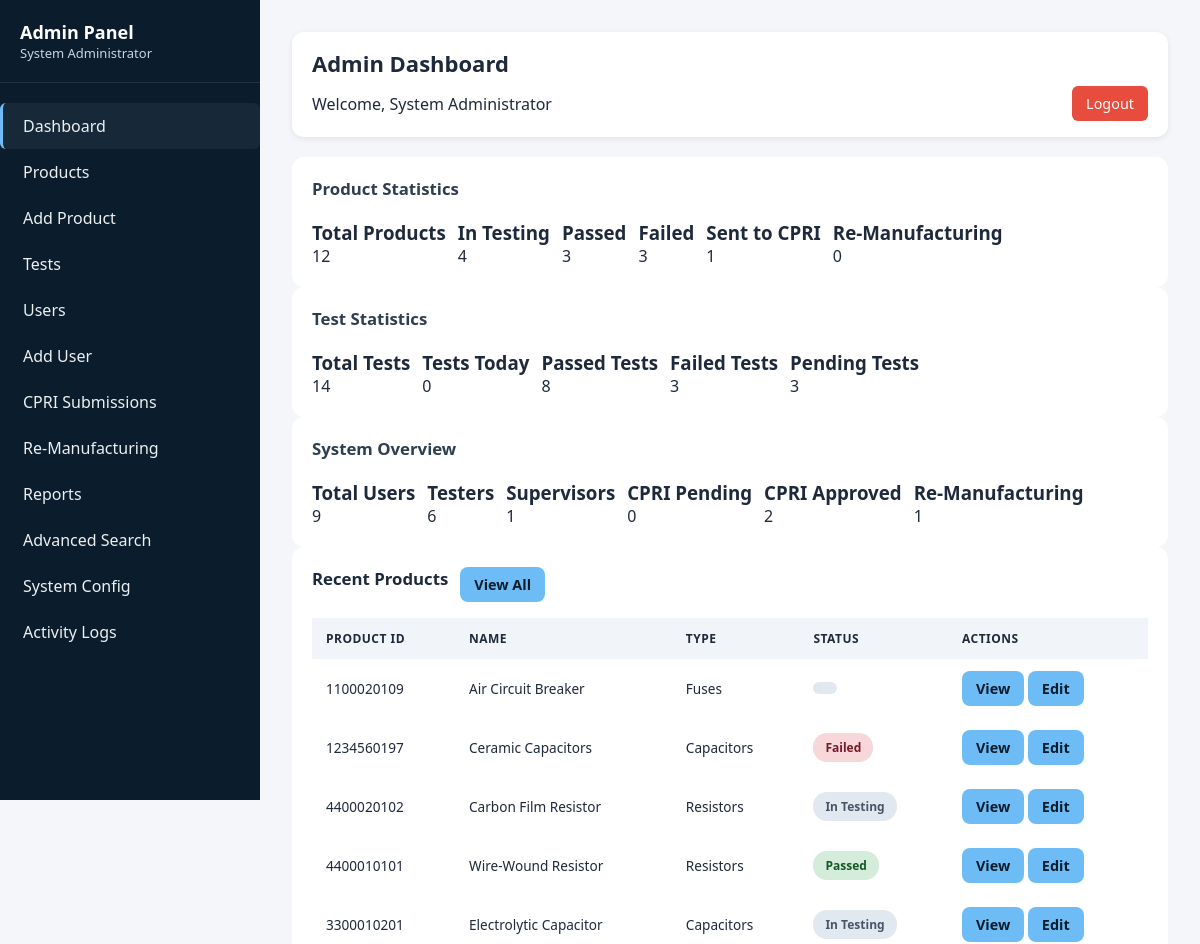
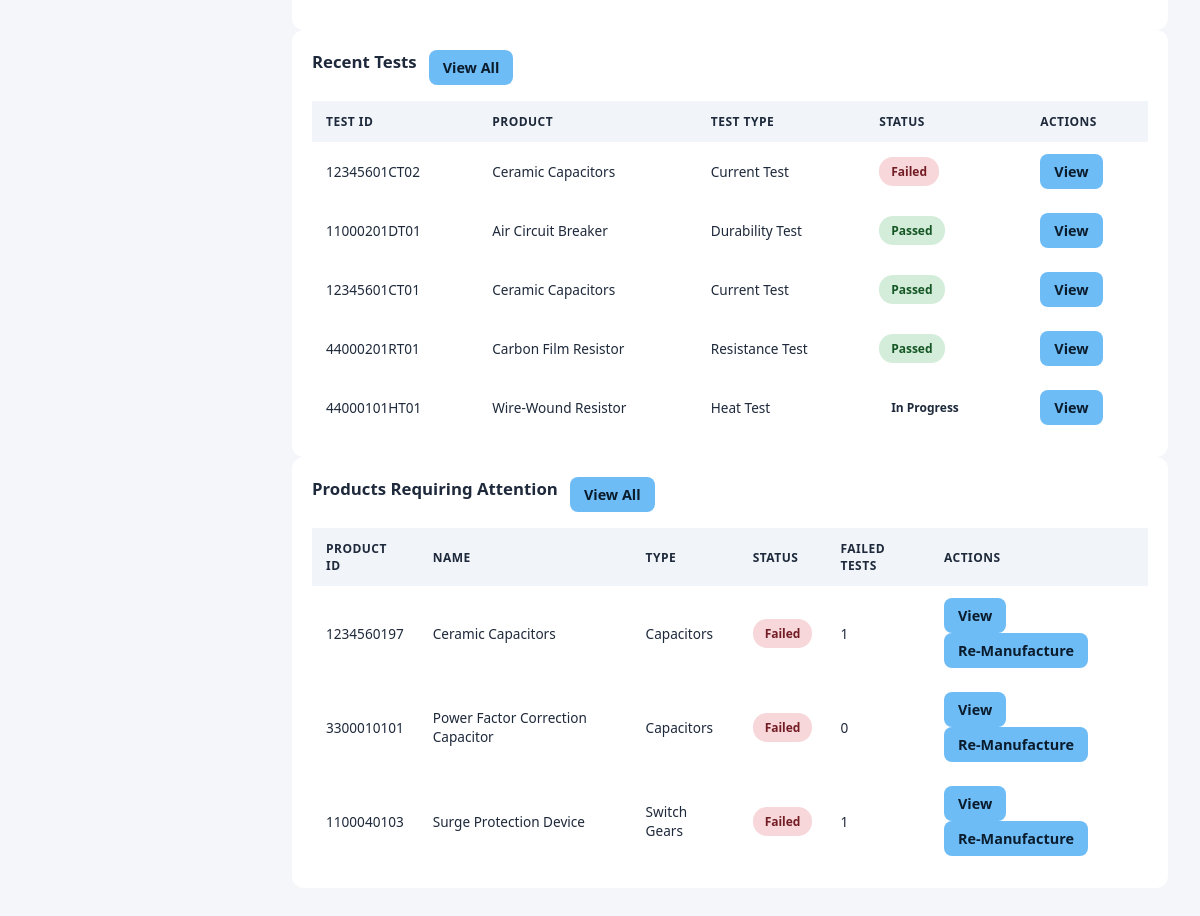
The page /backend/admin/index.php (signed in) on the database its author committed (2 pictures, top to bottom).
### tables this page shows
CREATE TABLE `products` (
  `product_id` varchar(10) NOT NULL,
  `product_type_id` int(11) NOT NULL,
  `product_name` varchar(150) NOT NULL,
  `product_code` varchar(6) NOT NULL,
  `revision_number` varchar(2) NOT NULL,
  `manufacturing_number` varchar(2) NOT NULL,
  `batch_number` varchar(50) DEFAULT NULL,
  `manufacturing_date` date NOT NULL,
  `quantity` int(11) DEFAULT 1,
  `specifications` text DEFAULT NULL,
  `current_status` enum('In Testing','Passed','Failed','Re-Manufacturing','Sent to CPRI') DEFAULT 'In Testing',
  `cpri_submission_date` date DEFAULT NULL,
  `remarks` text DEFAULT NULL,
  `created_by` int(11) NOT NULL,
  `created_at` timestamp NOT NULL DEFAULT current_timestamp(),
  `updated_at` timestamp NOT NULL DEFAULT current_timestamp() ON UPDATE current_timestamp()
);

CREATE TABLE `product_types` (
  `product_type_id` int(11) NOT NULL,
  `product_type_code` varchar(10) NOT NULL,
  `product_type_name` varchar(100) NOT NULL,
  `description` text DEFAULT NULL,
  `is_active` tinyint(1) DEFAULT 1,
  `created_at` timestamp NOT NULL DEFAULT current_timestamp()
);

CREATE TABLE `tests` (
  `test_id` varchar(12) NOT NULL,
  `product_id` varchar(10) NOT NULL,
  `test_type_id` int(11) NOT NULL,
  `product_code` varchar(6) NOT NULL,
  `revision_number` varchar(2) NOT NULL,
  `testing_code` varchar(2) NOT NULL,
  `roll_number` varchar(2) NOT NULL,
  `test_date` date NOT NULL,
  `test_time` time NOT NULL,
  `tester_id` int(11) NOT NULL,
  `test_status` enum('Pending','In Progress','Passed','Failed') DEFAULT 'Pending',
  `observed_results` text DEFAULT NULL,
  `test_criteria_met` tinyint(1) DEFAULT NULL,
  `test_remarks` text DEFAULT NULL,
  `failure_reason` text DEFAULT NULL,
  `retest_required` tinyint(1) DEFAULT 0,
  `retest_count` int(11) DEFAULT 0,
  `approved_by` int(11) DEFAULT NULL,
  `approval_date` timestamp NULL DEFAULT NULL,
  `created_at` timestamp NOT NULL DEFAULT current_timestamp(),
  `updated_at` timestamp NOT NULL DEFAULT current_timestamp() ON UPDATE current_timestamp()
);

CREATE TABLE `test_types` (
  `test_type_id` int(11) NOT NULL,
  `test_type_code` varchar(6) NOT NULL,
  `test_type_name` varchar(100) NOT NULL,
  `test_description` text DEFAULT NULL,
  `test_criteria` text DEFAULT NULL,
  `test_parameters` text DEFAULT NULL,
  `department` varchar(50) DEFAULT NULL,
  `is_active` tinyint(1) DEFAULT 1,
  `created_at` timestamp NOT NULL DEFAULT current_timestamp()
);

### backend/admin/index.php (the view, shortened to what the rows shown need)
<?php
require_once '../config/database.php';
$recent_products_query = "SELECT p.*, pt.product_type_name, u.full_name as created_by_name
                          FROM products p
                          JOIN product_types pt ON p.product_type_id = pt.product_type_id
                          JOIN users u ON p.created_by = u.user_id
                          ORDER BY p.created_at DESC
                          LIMIT 10";
$recent_products = $conn->query($recent_products_query)->fetch_all(MYSQLI_ASSOC);
$recent_tests_query = "SELECT t.*, p.product_name, tt.test_type_name, u.full_name as tester_name
                       FROM tests t
                       JOIN products p ON t.product_id = p.product_id
                       JOIN test_types tt ON t.test_type_id = tt.test_type_id
                       JOIN users u ON t.tester_id = u.user_id
                       ORDER BY t.created_at DESC
                       LIMIT 10";
$recent_tests = $conn->query($recent_tests_query)->fetch_all(MYSQLI_ASSOC);
$attention_products_query = "SELECT p.*, pt.product_type_name,
                             (SELECT COUNT(*) FROM tests WHERE product_id = p.product_id AND test_status = 'Failed') as failed_tests_count
                             FROM products p
                             JOIN product_types pt ON p.product_type_id = pt.product_type_id
                             WHERE p.current_status IN ('Failed', 'Re-Manufacturing')
                             ORDER BY p.updated_at DESC
                             LIMIT 5";
$attention_products = $conn->query($attention_products_query)->fetch_all(MYSQLI_ASSOC);
?>
<!DOCTYPE html>
<html lang="en">
<head>
    <link rel="stylesheet" href="../supervisor/public/style.css">
</head>
<body>
    <div class="dashboard-container">
        <aside class="sidebar">
            <div class="sidebar-header">
                <h2>Admin Panel</h2>
            </div>
        </aside>
        <main class="main-content">
            <div class="top-bar">
                <h1>Admin Dashboard</h1>
            </div>
            <div class="content-section">
                <h2 style="margin-bottom: 20px; color: #2c3e50;">Product Statistics</h2>
            </div>
            <div class="content-section">
                <h2 style="margin-bottom: 20px; color: #2c3e50;">Test Statistics</h2>
            </div>
            <div class="content-section">
                <h2 style="margin-bottom: 20px; color: #2c3e50;">System Overview</h2>
            </div>
            <div class="two-column">
                <div class="content-section">
                    <div class="section-header">
                        <h2>Recent Products</h2>
                    </div>
                    <div class="table-responsive">
                        <?php if (count($recent_products) > 0): ?>
                        <table>
                            <thead>
                                <tr>
                                    <th>Product ID</th>
                                    <th>Name</th>
                                    <th>Type</th>
                                    <th>Status</th>
                                    <th>Actions</th>
                                </tr>
                            </thead>
                            <tbody>
                                <?php foreach (array_slice($recent_products, 0, 5) as $product): ?>
                                <tr>
                                    <td><?php echo htmlspecialchars($product['product_id']); ?></td>
                                    <td><?php echo htmlspecialchars($product['product_name']); ?></td>
                                    <td><?php echo htmlspecialchars($product['product_type_name']); ?></td>
                                    <td>
                                        <?php
                                        $badge_class = 'badge-pending';
                                        if ($product['current_status'] == 'Passed') $badge_class = 'badge-success';
                                        elseif ($product['current_status'] == 'Failed') $badge_class = 'badge-danger';
                                        elseif ($product['current_status'] == 'Sent to CPRI') $badge_class = 'badge-info';
                                        elseif ($product['current_status'] == 'Re-Manufacturing') $badge_class = 'badge-warning';
                                        ?>
                                        <span class="badge <?php echo $badge_class; ?>"><?php echo $product['current_status']; ?></span>
                                    </td>
                                    <td>
                                        <div class="action-btns">
                                            <a href="products/view.php?id=<?php echo $product['product_id']; ?>" class="btn btn-sm btn-view">View</a>
                                            <a href="products/edit.php?id=<?php echo $product['product_id']; ?>" class="btn btn-sm btn-edit">Edit</a>
                                        </div>
                                    </td>
                                </tr>
                                <?php endforeach; ?>
                            </tbody>
                        </table>
                        <?php else: ?>
                        <div class="empty-state">
                            <p>No products found.</p>
                        </div>
                        <?php endif; ?>
                    </div>
                </div>
                <div class="content-section">
                    <div class="section-header">
                        <h2>Recent Tests</h2>
                    </div>
                    <div class="table-responsive">
                        <?php if (count($recent_tests) > 0): ?>
                        <table>
                            <thead>
                                <tr>
                                    <th>Test ID</th>
                                    <th>Product</th>
                                    <th>Test Type</th>
                                    <th>Status</th>
                                    <th>Actions</th>
                                </tr>
                            </thead>
                            <tbody>
                                <?php foreach (array_slice($recent_tests, 0, 5) as $test): ?>
                                <tr>
                                    <td><?php echo htmlspecialchars($test['test_id']); ?></td>
                                    <td><?php echo htmlspecialchars($test['product_name']); ?></td>
                                    <td><?php echo htmlspecialchars($test['test_type_name']); ?></td>
                                    <td>
                                        <?php
                                        $badge_class = 'badge-pending';
                                        if ($test['test_status'] == 'Passed') $badge_class = 'badge-success';
                                        elseif ($test['test_status'] == 'Failed') $badge_class = 'badge-danger';
                                        elseif ($test['test_status'] == 'In Progress') $badge_class = 'badge-progress';
                                        ?>
                                        <span class="badge <?php echo $badge_class; ?>"><?php echo $test['test_status']; ?></span>
                                    </td>
                                    <td>
                                        <div class="action-btns">
                                            <a href="tests/view.php?id=<?php echo $test['test_id']; ?>" class="btn btn-sm btn-view">View</a>
                                        </div>
                                    </td>
                                </tr>
                                <?php endforeach; ?>
                            </tbody>
                        </table>
                        <?php else: ?>
                        <div class="empty-state">
                            <p>No tests found.</p>
                        </div>
                        <?php endif; ?>
                    </div>
                </div>
            </div>
            <?php if (count($attention_products) > 0): ?>
            <div class="content-section">
                <div class="section-header">
                    <h2>Products Requiring Attention</h2>
                </div>
                <div class="table-responsive">
                    <table>
                        <thead>
                            <tr>
                                <th>Product ID</th>
                                <th>Name</th>
                                <th>Type</th>
                                <th>Status</th>
                                <th>Failed Tests</th>
                                <th>Actions</th>
                            </tr>
                        </thead>
                        <tbody>
                            <?php foreach ($attention_products as $product): ?>
                            <tr>
                                <td><?php echo htmlspecialchars($product['product_id']); ?></td>
                                <td><?php echo htmlspecialchars($product['product_name']); ?></td>
                                <td><?php echo htmlspecialchars($product['product_type_name']); ?></td>
                                <td><span class="badge badge-danger"><?php echo $product['current_status']; ?></span></td>
                                <td><?php echo $product['failed_tests_count']; ?></td>
                                <td>
                                    <div class="action-btns">
                                        <a href="products/view.php?id=<?php echo $product['product_id']; ?>" class="btn btn-sm btn-view">View</a>
                                        <a href="remanufacturing/add.php?product_id=<?php echo $product['product_id']; ?>" class="btn btn-sm btn-edit">Re-Manufacture</a>
                                    </div>
                                </td>
                            </tr>
                            <?php endforeach; ?>
                        </tbody>
                    </table>
                </div>
            </div>
            <?php endif; ?>
        </main>
    </div>
</body>
</html>

### rows shown on the page
products: product_id "1100020109", product_name "Air Circuit Breaker", product_type.product_type_name "Fuses"
products: product_id "1234560197", product_name "Ceramic Capacitors", product_type.product_type_name "Capacitors", current_status "Failed", failed_tests_count "1"
products: product_id "4400020102", product_name "Carbon Film Resistor", product_type.product_type_name "Resistors", current_status "In Testing"
products: product_id "4400010101", product_name "Wire-Wound Resistor", product_type.product_type_name "Resistors", current_status "Passed"
products: product_id "3300010201", product_name "Electrolytic Capacitor", product_type.product_type_name "Capacitors", current_status "In Testing"
tests: test_id "12345601CT02", product.product_name "Ceramic Capacitors", test_type.test_type_name "Current Test", test_status "Failed"
tests: test_id "11000201DT01", product.product_name "Air Circuit Breaker", test_type.test_type_name "Durability Test", test_status "Passed"
tests: test_id "12345601CT01", product.product_name "Ceramic Capacitors", test_type.test_type_name "Current Test", test_status "Passed"
tests: test_id "44000201RT01", product.product_name "Carbon Film Resistor", test_type.test_type_name "Resistance Test", test_status "Passed"
tests: test_id "44000101HT01", product.product_name "Wire-Wound Resistor", test_type.test_type_name "Heat Test", test_status "In Progress"
products: product_id "3300010101", product_name "Power Factor Correction Capacitor", product_type.product_type_name "Capacitors", current_status "Failed", failed_tests_count "0"
products: product_id "1100040103", product_name "Surge Protection Device", product_type.product_type_name "Switch Gears", current_status "Failed", failed_tests_count "1"

### other values the page prints
$user_name "System Administrator"
$total_products "12"
$products_in_testing "4"
$products_passed "3"
$products_failed "3"
$products_cpri "1"
$products_remanufacturing "0"
$total_tests "14"
$tests_today "0"
$tests_passed "8"
$tests_failed "3"
$tests_pending "3"
$total_users "9"
$total_testers "6"
$total_supervisors "1"
